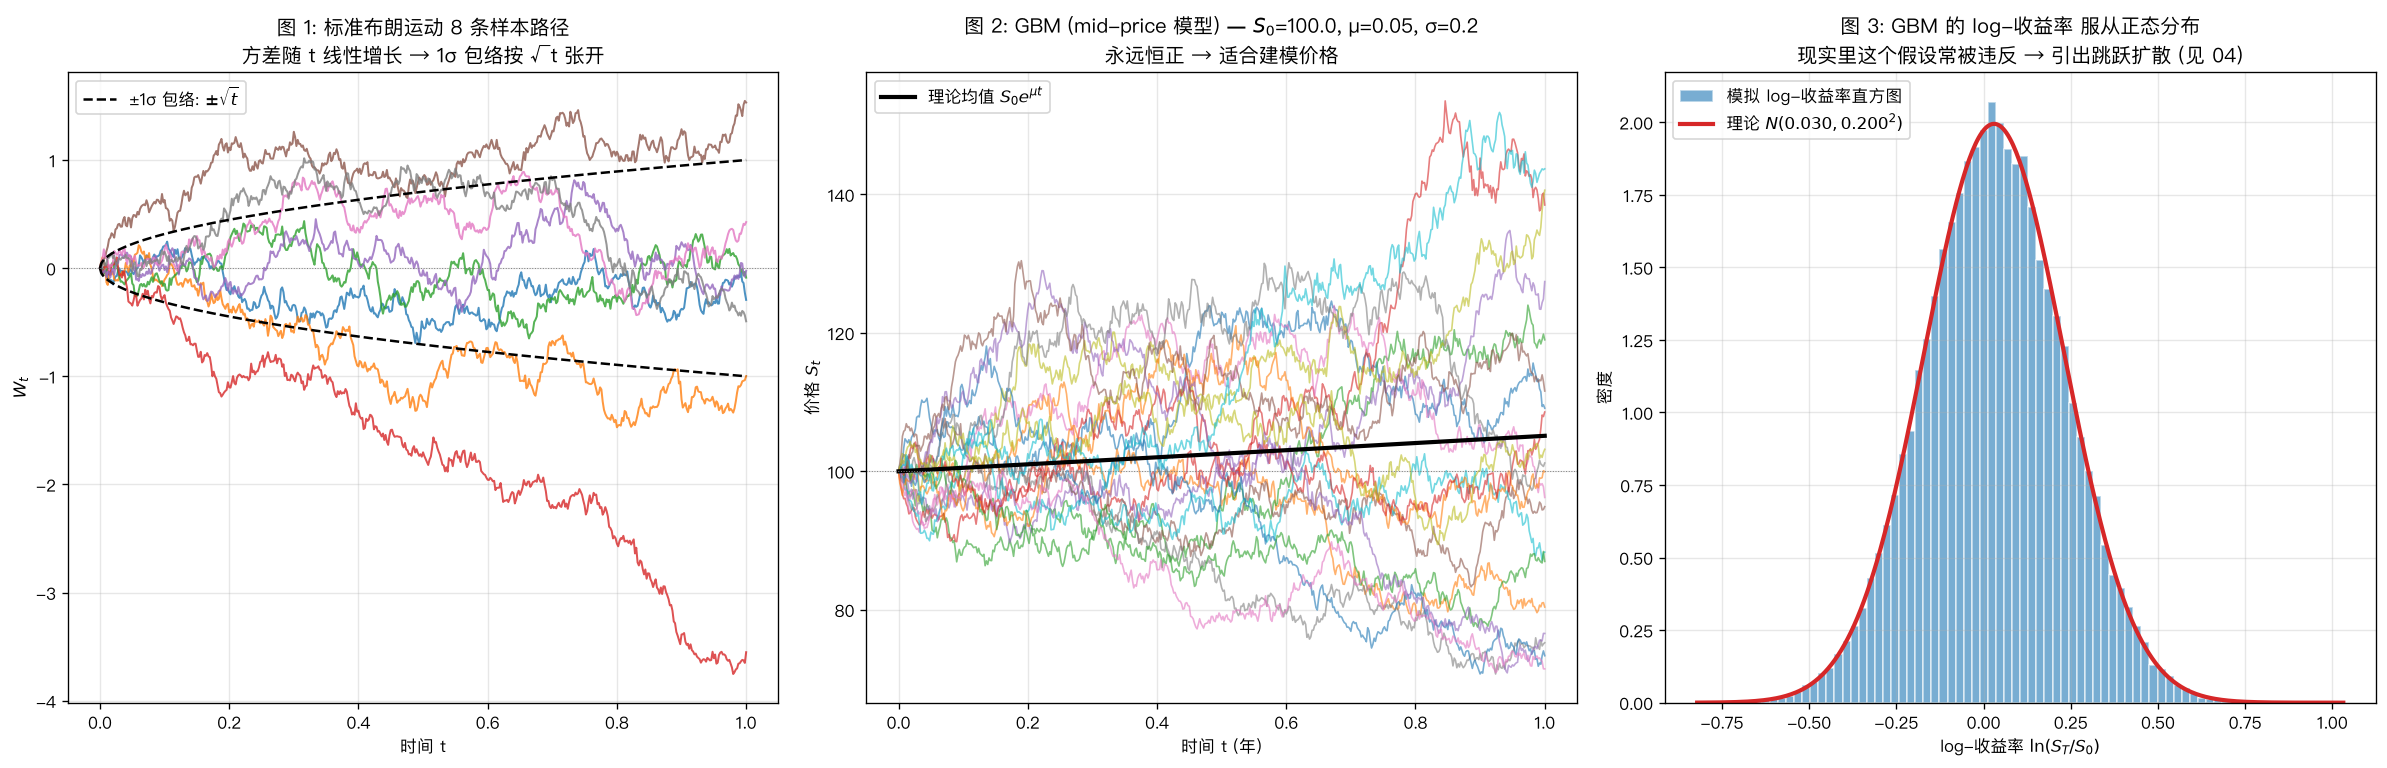

Write the Python code that produced this figure.
# /// script
# requires-python = ">=3.10"
# dependencies = ["numpy", "matplotlib"]
# ///
"""
01 布朗运动 (Brownian Motion) 与 几何布朗运动 (GBM)
====================================================

画三张图, 把"价格为什么用布朗运动建模"看清楚:

  图 1  标准布朗运动 W_t :        多条样本路径
                                 → 看清"随机游走"的样子
  图 2  几何布朗运动 GBM :        S_t = S_0 · exp((μ - σ²/2)t + σ W_t)
                                 → mid-price 的标准建模, 保证恒正
  图 3  收益率分布检验 :          GBM 的 log-收益率 应该是正态
                                 → 这是 GBM 假设是否成立的检验方式

直觉:
  - 布朗运动 = "每一步都是独立同分布的微小高斯噪声叠加" 的极限
  - 关键性质:
        E[W_t]      = 0
        Var[W_t]    = t              ← 方差线性增长, 标准差按 √t 增长
        W_t - W_s  ~ N(0, t - s)     ← 增量是独立的正态
  - 为什么用 GBM 而不直接用 BM 建模 mid-price?
        BM 可能跑到负数, 价格不能为负
        GBM = exp(BM), 永远 > 0, 而且 log-收益率是正态 (经典金融假设)

做市里怎么用:
  - mid-price S_t 用 GBM 模拟 → 给定 σ, 你能算 "未来 Δt 内价格走多远"
  - 这直接决定了 spread 应该开多大 (波动越大, 价差越宽)
  - Avellaneda-Stoikov 的核心假设之一就是 mid-price 服从布朗运动
"""

import matplotlib.pyplot as plt
import numpy as np

plt.rcParams["font.sans-serif"] = ["PingFang SC", "Hiragino Sans GB", "Arial Unicode MS"]
plt.rcParams["axes.unicode_minus"] = False

rng = np.random.default_rng(42)


def simulate_brownian(T: float, n_steps: int, n_paths: int) -> tuple[np.ndarray, np.ndarray]:
    """模拟标准布朗运动 W_t, 返回 (时间网格, 路径矩阵 shape=[n_paths, n_steps+1])。

    关键: 增量 ΔW ~ N(0, Δt), 然后累加。
    """
    dt = T / n_steps
    t = np.linspace(0, T, n_steps + 1)
    dW = rng.normal(0, np.sqrt(dt), size=(n_paths, n_steps))   # 关键: 标准差是 √dt 不是 dt
    W = np.concatenate([np.zeros((n_paths, 1)), np.cumsum(dW, axis=1)], axis=1)
    return t, W


def simulate_gbm(S0: float, mu: float, sigma: float, T: float, n_steps: int, n_paths: int):
    """模拟几何布朗运动 GBM。

    精确解:  S_t = S_0 · exp((μ - σ²/2) t + σ W_t)
    比起直接对 dS = μS dt + σS dW 数值离散, 这个解析公式没有离散误差。
    """
    t, W = simulate_brownian(T, n_steps, n_paths)
    S = S0 * np.exp((mu - 0.5 * sigma**2) * t + sigma * W)
    return t, S


def draw_brownian(ax):
    """图 1: 标准布朗运动多条路径 + 理论 ±σ 包络。"""
    T, n_steps, n_paths = 1.0, 500, 8
    t, W = simulate_brownian(T, n_steps, n_paths)

    for i in range(n_paths):
        ax.plot(t, W[i], lw=1.2, alpha=0.8)

    # 理论 ±√t 包络 (1 个标准差)
    ax.plot(t, np.sqrt(t), color="black", lw=1.5, linestyle="--", label=r"±1σ 包络: $\pm\sqrt{t}$")
    ax.plot(t, -np.sqrt(t), color="black", lw=1.5, linestyle="--")

    ax.axhline(0, color="gray", lw=0.6, linestyle=":")
    ax.set_xlabel("时间 t")
    ax.set_ylabel(r"$W_t$")
    ax.set_title("图 1: 标准布朗运动 8 条样本路径\n"
                 "方差随 t 线性增长 → 1σ 包络按 √t 张开")
    ax.legend(loc="upper left")
    ax.grid(True, alpha=0.3)


def draw_gbm(ax):
    """图 2: 几何布朗运动 (mid-price 模型)。"""
    S0, mu, sigma, T = 100.0, 0.05, 0.20, 1.0
    n_steps, n_paths = 500, 20

    t, S = simulate_gbm(S0, mu, sigma, T, n_steps, n_paths)

    for i in range(n_paths):
        ax.plot(t, S[i], lw=1.0, alpha=0.6)

    # 理论均值线 E[S_t] = S0 · e^(μt)
    ax.plot(t, S0 * np.exp(mu * t), color="black", lw=2.5, label=r"理论均值 $S_0 e^{\mu t}$")
    ax.axhline(S0, color="gray", lw=0.6, linestyle=":")

    ax.set_xlabel("时间 t (年)")
    ax.set_ylabel(r"价格 $S_t$")
    ax.set_title(f"图 2: GBM (mid-price 模型) — $S_0$={S0}, μ={mu}, σ={sigma}\n"
                 "永远恒正 → 适合建模价格")
    ax.legend(loc="upper left")
    ax.grid(True, alpha=0.3)


def draw_returns_distribution(ax):
    """图 3: GBM 的 log-收益率 是否正态? (检验 GBM 假设)"""
    S0, mu, sigma, T = 100.0, 0.05, 0.20, 1.0
    n_steps, n_paths = 1, 50_000  # 一步即可, 看 log(S_T / S_0)

    t, S = simulate_gbm(S0, mu, sigma, T, n_steps, n_paths)
    log_returns = np.log(S[:, -1] / S0)

    ax.hist(log_returns, bins=80, density=True, color="#1f77b4", alpha=0.6,
            edgecolor="white", label="模拟 log-收益率直方图")

    # 理论正态曲线 N((μ - σ²/2)T, σ²T)
    x = np.linspace(log_returns.min(), log_returns.max(), 400)
    mean_theo = (mu - 0.5 * sigma**2) * T
    std_theo = sigma * np.sqrt(T)
    pdf_theo = np.exp(-0.5 * ((x - mean_theo) / std_theo) ** 2) / (std_theo * np.sqrt(2 * np.pi))
    ax.plot(x, pdf_theo, color="#d62728", lw=2.5,
            label=fr"理论 $N({mean_theo:.3f}, {std_theo:.3f}^2)$")

    ax.set_xlabel(r"log-收益率 $\ln(S_T / S_0)$")
    ax.set_ylabel("密度")
    ax.set_title("图 3: GBM 的 log-收益率 服从正态分布\n"
                 "现实里这个假设常被违反 → 引出跳跃扩散 (见 04)")
    ax.legend(loc="upper left")
    ax.grid(True, alpha=0.3)


def main():
    fig, axes = plt.subplots(1, 3, figsize=(20, 6.5))
    draw_brownian(axes[0])
    draw_gbm(axes[1])
    draw_returns_distribution(axes[2])

    plt.tight_layout()
    savepath = "01_brownian_motion.png"
    plt.savefig(savepath, dpi=120, bbox_inches="tight")
    print(f"图已保存到 {savepath}")


if __name__ == "__main__":
    main()
